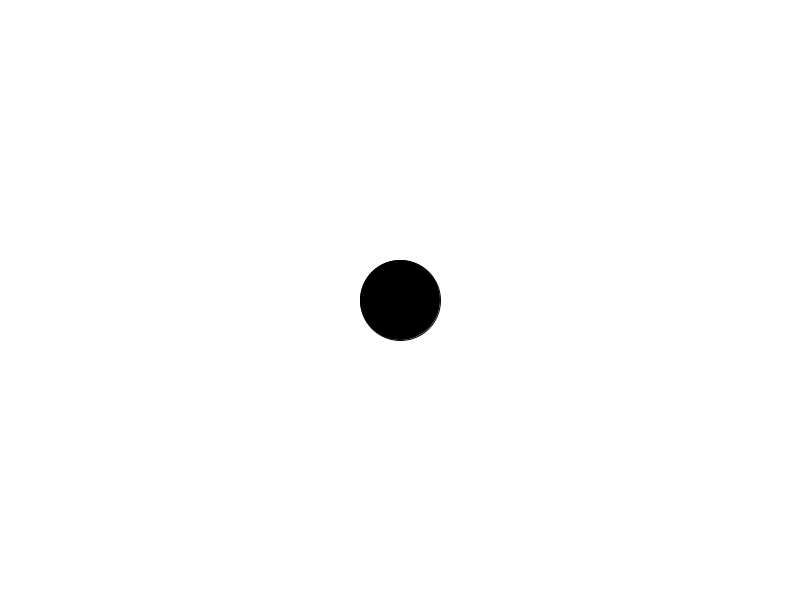
Frame 1 (no input)
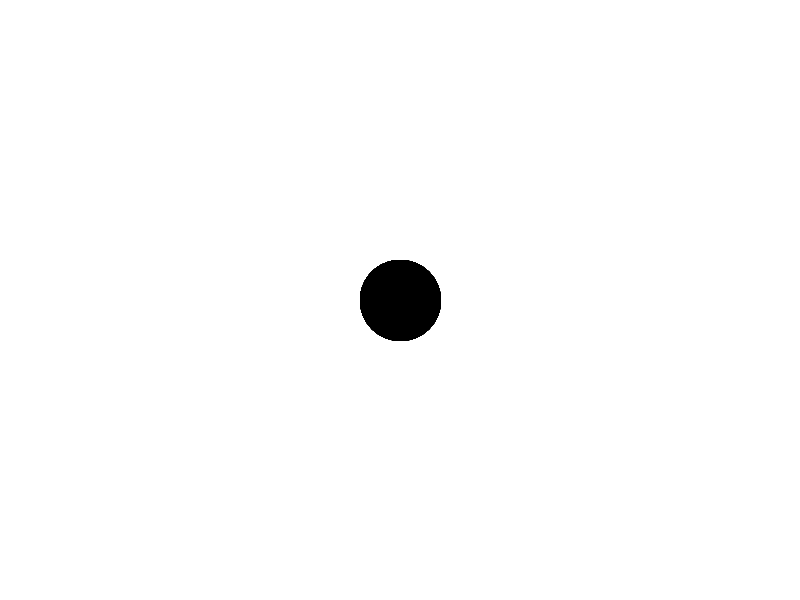
Frame 60 (the mouse pressed at the canvas centre just before this capture)
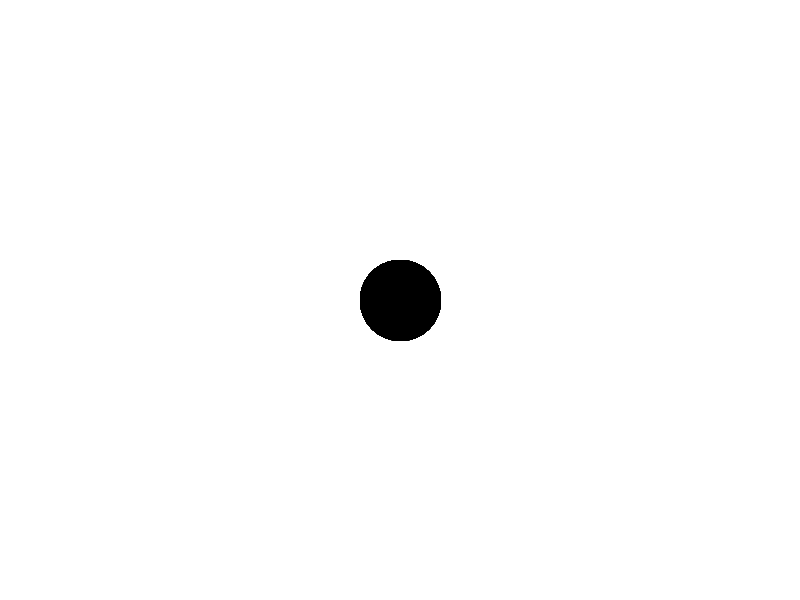
Frame 120 (the mouse held since frame 60 and released just before this capture)

The Processing sketch that drew these frames (run headless with seeded random() and noise(); from frame 60 on, the mouse is pressed at the canvas centre):

// Processing sketch: Basic01
// ── Basic01.pde
/*
These lessons are based, copied and sometimes modified from the following repos:
visiophone/LSI
jeffThompson/ProcessingTeachingSketches
*/

// void setup() function is the first function to run and it runs just one time.  
void setup() 
{  
  //screen (think of it as a canvas) size width,height (in pixels)
  size(800, 600);
  background(255);
}

// void draw() function loops continuously until you close the sketch window.
void draw() 
{ 
  //fill is a method to paint the interior of a shape
  fill(0);
  //ellipse (posX, posY, size, size) 
  ellipse(400, 300, 80, 80);
}
